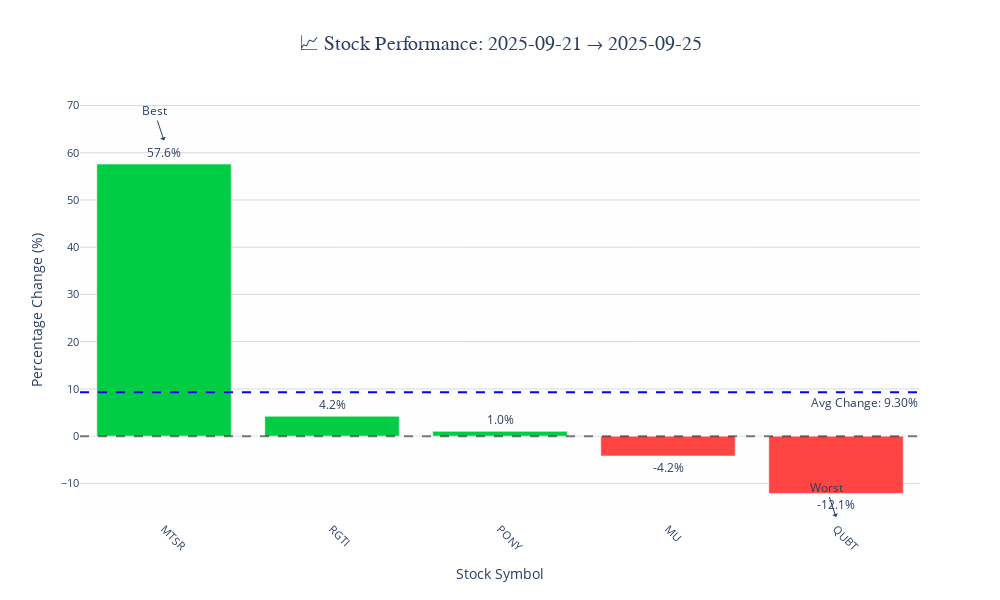

The notebook cell this image was saved under:
### Code cell
# claude
STOCK_TICKERS = [
    'MTSR',  # Metsera Inc.
    'QUBT',  # Quantum Computing Inc.
    'MU',    # Micron Technology
    'PONY',  # Pony AI
    'RGTI',  # Rigetti Computing
]

result = run_trade_return(STOCK_TICKERS, BASELINE_DATE, future_date_str)

### Figure 1 — Plotly figure (JSON) as saved in the notebook; plotly's stock layout.template omitted (floating-point values rounded to 4 significant figures)
{"data": [{"customdata": [[33.32, 52.51], [28.52, 29.72], [20.71, 20.92], [162.7, 155.9], [23.27, 20.45]], "hovertemplate": "<b>%{x}</b><br>Baseline: $%{customdata[0]:.2f}<br>Current: $%{customdata[1]:.2f}<br>Change: %{y:.2f}%<br><extra></extra>", "marker": {"color": ["#00CC44", "#00CC44", "#00CC44", "#FF4444", "#FF4444"]}, "showlegend": false, "text": ["57.6%", "4.2%", "1.0%", "-4.2%", "-12.1%"], "textposition": "outside", "type": "bar", "x": ["MTSR", "RGTI", "PONY", "MU", "QUBT"], "y": [57.59, 4.208, 1.014, -4.197, -12.12]}], "layout": {"annotations": [{"showarrow": false, "text": "Avg Change: 9.30%", "x": 1, "xanchor": "right", "xref": "x domain", "y": 9.3, "yanchor": "top", "yref": "y"}, {"arrowhead": 1, "showarrow": true, "text": "Best", "x": "MTSR", "y": 62.59}, {"arrowhead": 1, "showarrow": true, "text": "Worst", "x": "QUBT", "y": -17.12}], "font": {"size": 12}, "height": 600, "hovermode": "x", "plot_bgcolor": "rgba(240, 240, 240, 0.1)", "shapes": [{"line": {"color": "black", "dash": "dash"}, "opacity": 0.5, "type": "line", "x0": 0, "x1": 1, "xref": "x domain", "y0": 0, "y1": 0, "yref": "y"}, {"line": {"color": "blue", "dash": "dash"}, "type": "line", "x0": 0, "x1": 1, "xref": "x domain", "y0": 9.3, "y1": 9.3, "yref": "y"}], "title": {"font": {"family": "Arial Black", "size": 20}, "text": "📈 Stock Performance: 2025-09-21 → 2025-09-25", "x": 0.5}, "width": 1000, "xaxis": {"categoryarray": ["MTSR", "RGTI", "PONY", "MU", "QUBT"], "categoryorder": "array", "tickangle": 45, "tickfont": {"size": 11}, "title": {"text": "Stock Symbol"}}, "yaxis": {"gridcolor": "rgba(128, 128, 128, 0.3)", "tickfont": {"size": 11}, "title": {"text": "Percentage Change (%)"}}}}
